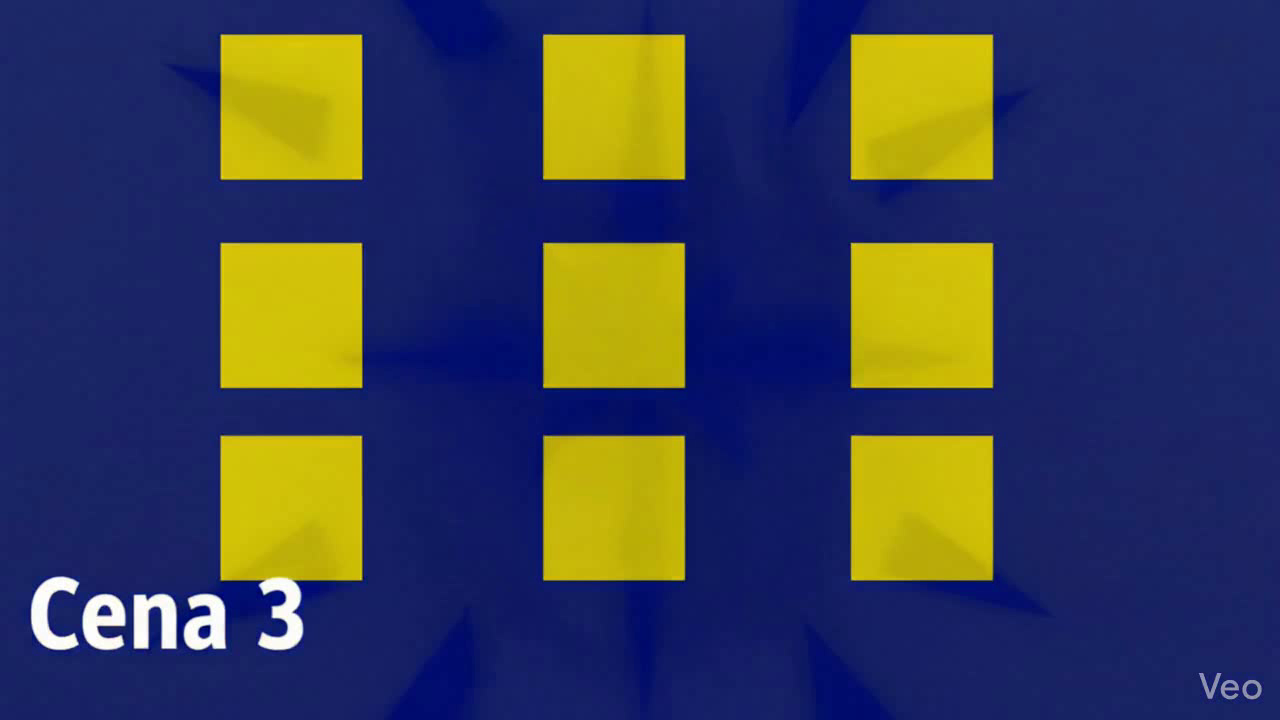
#> input picture frame 1 of Trabalho2/transicoes_detectadas.mp4, 1280 x 720 px, given in place of clipe.mp4, which was not available
$ jupyter execute tarefa2.ipynb   (text cells are left out)
#> lines starting #> are read from the running program, lines starting #| are printed output that depends on the picture
[cell 1]
import numpy as np
import cv2
import matplotlib.pyplot as plt
#from numpy.lib.stride_tricks import sliding_window_view

[cell 2]
video = 'clipe'

def inicializar_imagem():
    cap = cv2.VideoCapture(f'dataset/{video}.mp4')

    if not cap.isOpened():
        print("Erro ao abrir o arquivo de vídeo.")

    return cap

[cell 3]
cap = inicializar_imagem()

quadro_anterior = None

metricas = []
indices = []

largura = int(cap.get(cv2.CAP_PROP_FRAME_WIDTH))
altura  = int(cap.get(cv2.CAP_PROP_FRAME_HEIGHT))

tamanho = largura * altura

por = 0.5

# 60% dos pixels do quadro devem ser diferentes para considerar uma transição.
T1 = 10
T2 = tamanho * por

transicoes = cv2.VideoWriter(f'transicoes/videos/transicoes_pixels_{video}_{T1}_{T2}.mp4', cv2.VideoWriter_fourcc(*'mp4v'), cap.get(cv2.CAP_PROP_FPS), (largura, altura))

# 2. Loop de leitura do vídeo
while cap.isOpened():

    ret, frame = cap.read()
#> frame is the input picture: shape (720, 1280, 3); mean B, G, R 84.2, 64, 58.8


    if not ret:
        break

    quadro_cinza = cv2.cvtColor(frame, cv2.COLOR_BGR2GRAY)
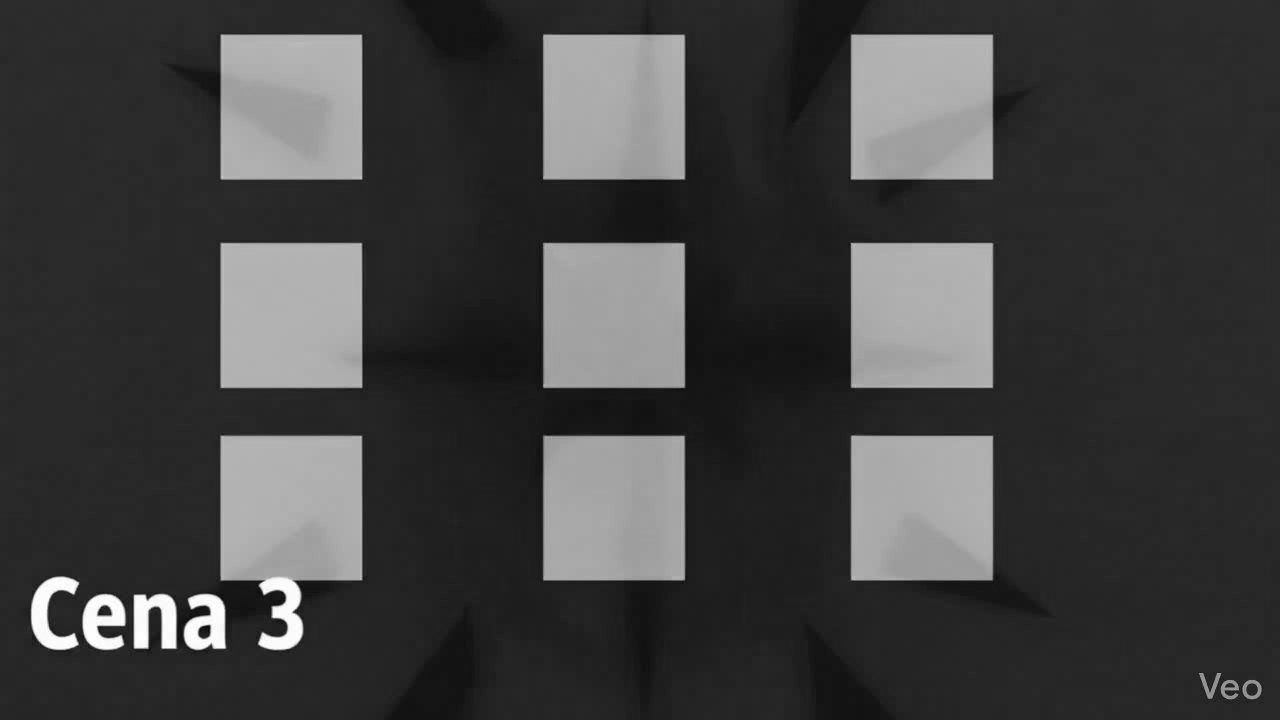
#> quadro_cinza: shape (720, 1280); min 7, max 255, mean 64.7


    if quadro_anterior is not None:
        dif = cv2.absdiff(quadro_cinza, quadro_anterior)

        qntd = np.sum(dif > T1)

        metricas.append(qntd)

        if qntd > T2:
            indices.append(int(cap.get(cv2.CAP_PROP_POS_FRAMES)))
            transicoes.write(frame)

        pass


    quadro_anterior = quadro_cinza

cap.release()
cv2.destroyAllWindows()
transicoes.release()

print("frames de transição:", indices)
plt.plot(metricas, label='Métrica de Diferença')

# Desenha uma linha vermelha tracejada para cada transição detectada
for idx in indices:
    # Subtraímos 2 porque a lista 'metricas' começou a ser preenchida a partir do 2º quadro
    plt.axvline(x=idx - 1, color='red', linestyle='--', alpha=0.5)

plt.title('Detecção de Transições')
plt.xlabel('Quadros')
plt.ylabel('Pixels Alterados')
plt.savefig(f'transicoes/videos/transicoes_pixels_{video}_{T1}_{por}.png', dpi=300, bbox_inches='tight')
plt.show()


$ run again, starting later in the video
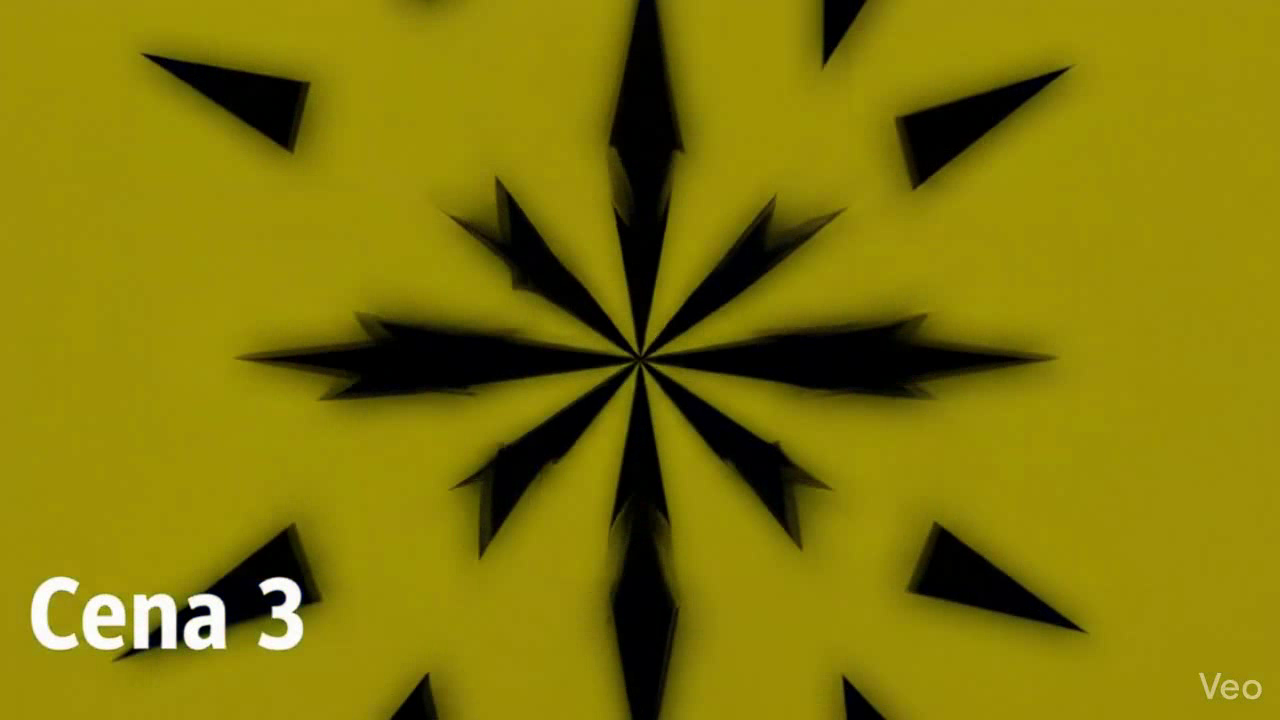
#> input picture frame 7 of Trabalho2/transicoes_detectadas.mp4, 1280 x 720 px, given in place of clipe.mp4, which was not available
#> frame is the input picture: shape (720, 1280, 3); mean B, G, R 6.9, 121.4, 132.3
#> `quadro_cinza = cv2.cvtColor(frame, cv2.COLOR_BGR2GRAY)`:
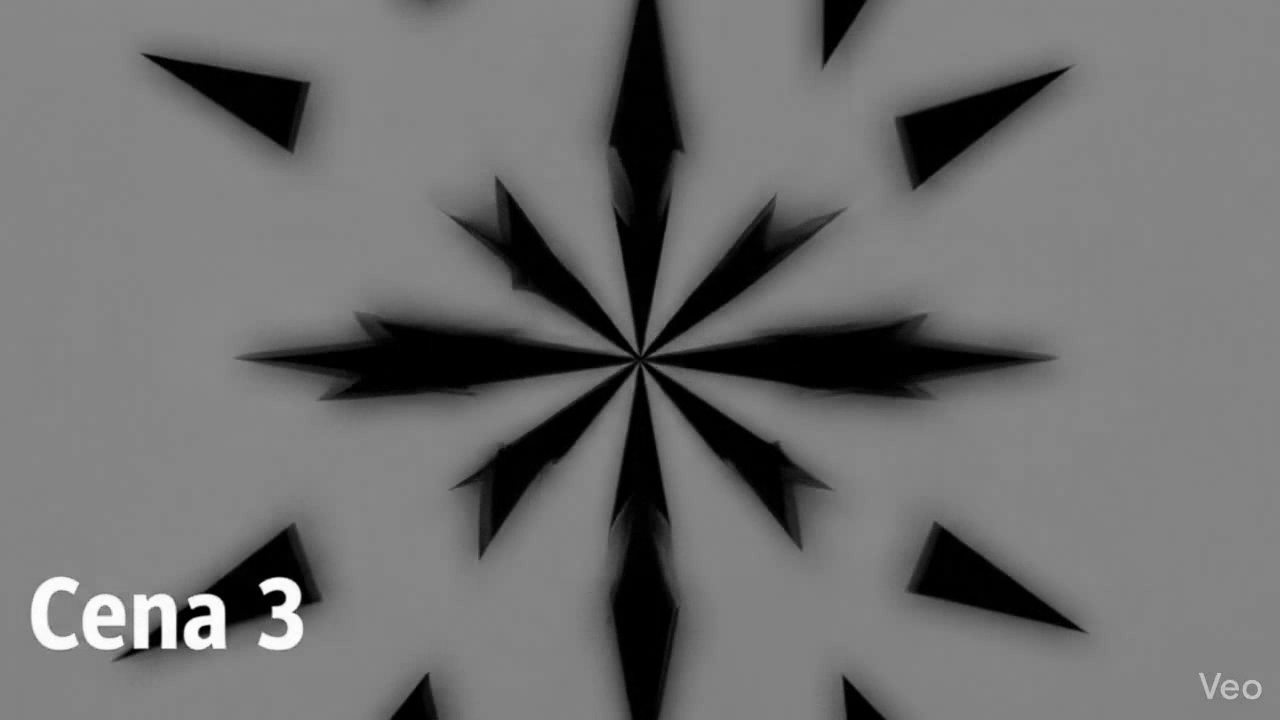
#> quadro_cinza: shape (720, 1280); min 0, max 255, mean 111.7
#> `plt.savefig(f'transicoes/videos/transicoes_hist_{video}_{a}.png', dpi=..`:
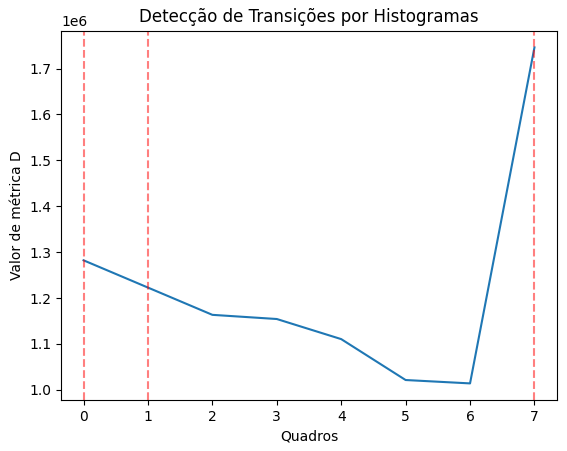
#> figure drawn by matplotlib, 1 panel

$ run again, starting later in the video
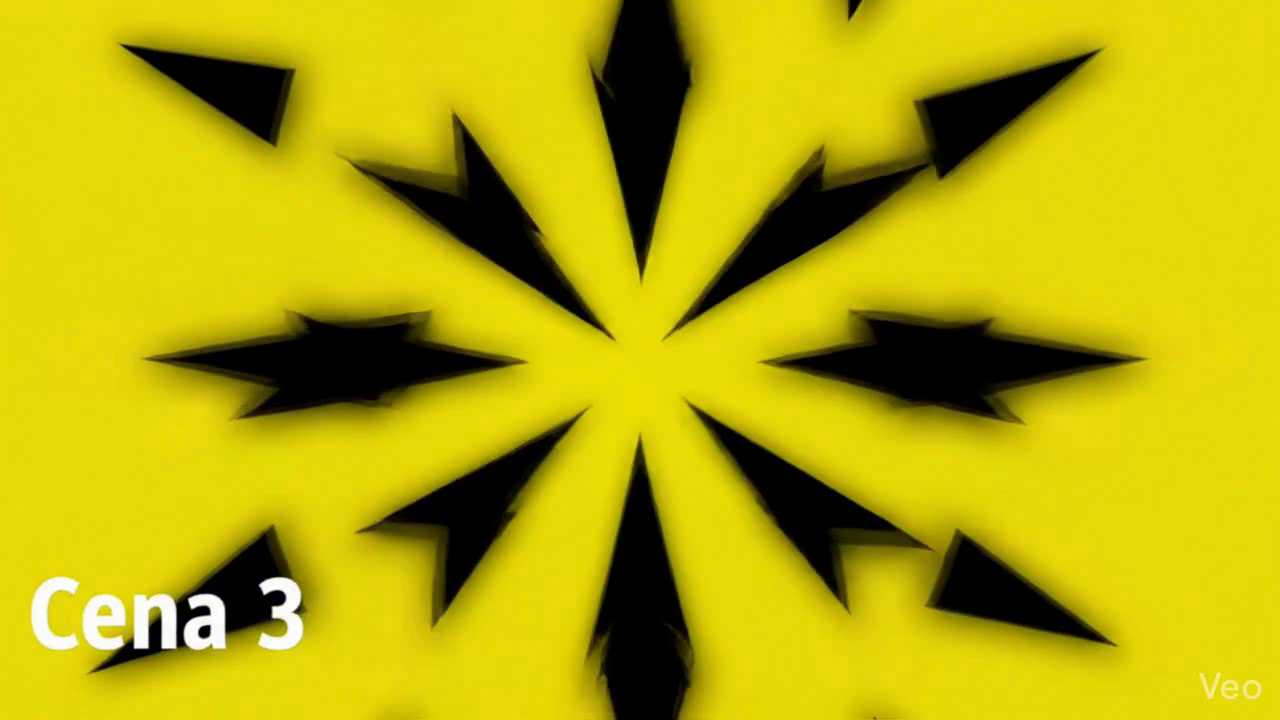
#> input picture frame 12 of Trabalho2/transicoes_detectadas.mp4, 1280 x 720 px, given in place of clipe.mp4, which was not available
#> frame is the input picture: shape (720, 1280, 3); mean B, G, R 7.5, 173.1, 185.4
#> `quadro_cinza = cv2.cvtColor(frame, cv2.COLOR_BGR2GRAY)`:
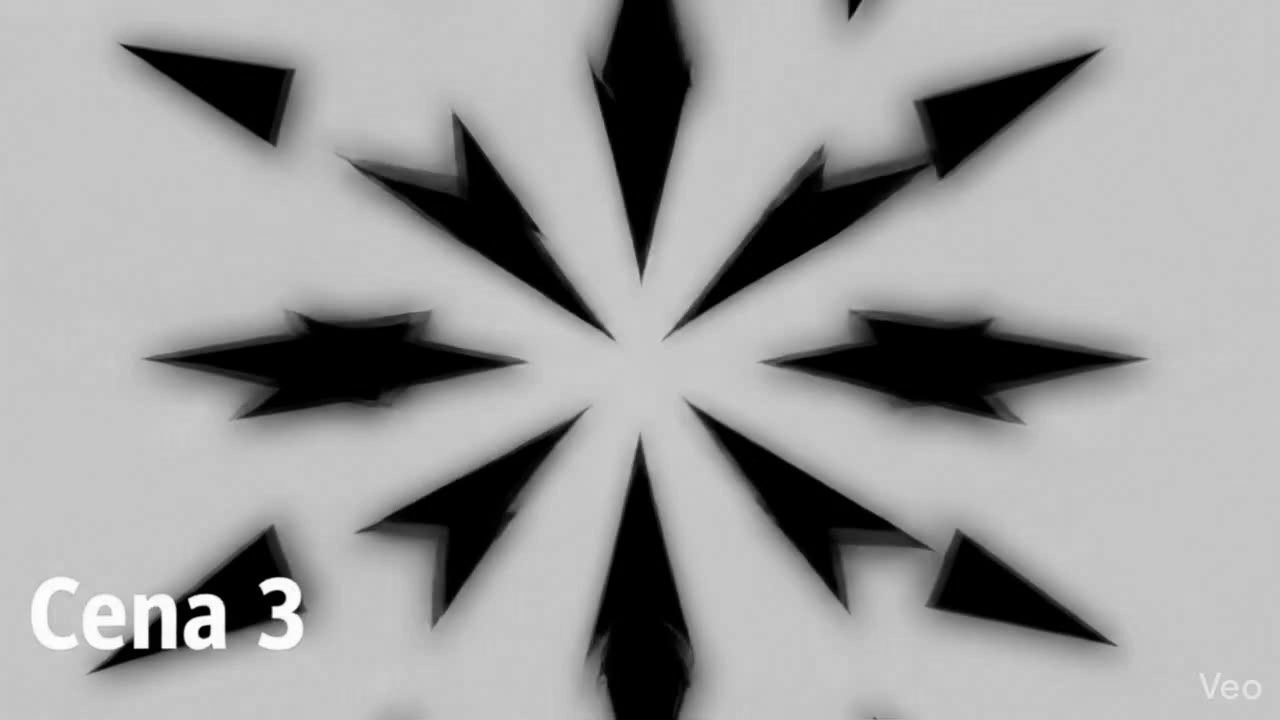
#> quadro_cinza: shape (720, 1280); min 0, max 255, mean 157.9
#> `plt.savefig(f'transicoes/videos/transicoes_hist_{video}_{a}.png', dpi=..`:
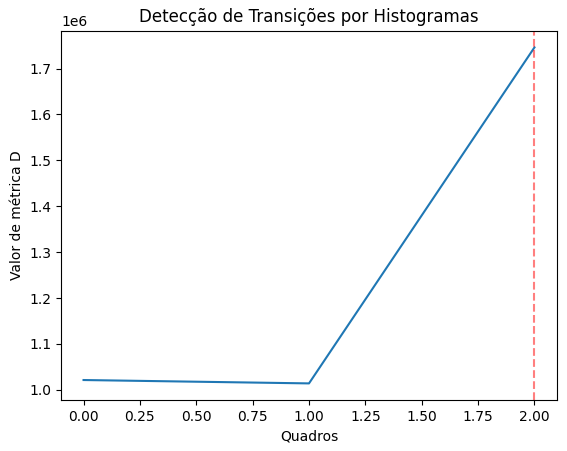
#> figure drawn by matplotlib, 1 panel
